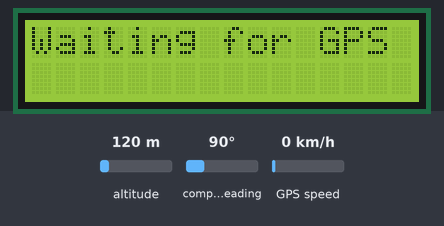
Simulated run of this sketch. Board: Arduino Mega 2560, built with avr-gcc and run on an emulated ATmega2560. On the bench: 16×2 character LCD. Inputs (shaded band) come from the test bench; at power-on: GPS speed 0 km/h, altitude 120 m, compass heading 90°. The GPS gets a fix after 3 s at 37.7749, -122.4194 with 8 satellites; what the sketch prints to the serial monitor is not drawn.

Above: at 1.2 s.
1.3 s: GPS speed set to 60 km/h
At 3.5 s:
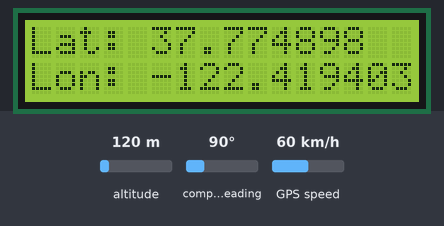
4.6 s: altitude set to 20 m
8.6 s: compass heading set to 180°
Timing chart, 0 to 11.6 s (numbered marks = the images above; inputs shaded):
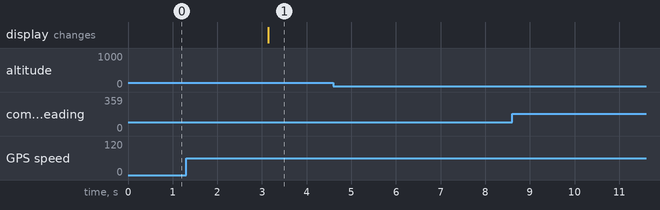

The sketch:

satellite_lcd_gps.ino
```cpp
#include <Wire.h>
#include <LiquidCrystal_I2C.h>
#include <TinyGPS++.h>

TinyGPSPlus gps; // Create an instance of TinyGPS++

const int satelliteTX = 7; // Define the pin for Satellite TX
const int satelliteRX = 6; // Define the pin for Satellite RX

LiquidCrystal_I2C lcd(0x27, 2, POSITIVE); // 0x3F or 0x20

void setup() {
  Serial.begin(9600); // Initialize the Serial Monitor
  Serial1.begin(9600); // Initialize the GPS module Serial connection
  Serial2.begin(9600); // Initialize Satellite communication Serial

  lcd.begin(16, 2, LCD_5x8DOTS);
  lcd.backlight();
  lcd.setCursor(0, 0);
  lcd.print("Waiting for GPS");
}

void loop() {
  while (Serial1.available() > 0) { // Read data from GPS
    char c = Serial1.read();
    if (gps.encode(c)) {
      displayGPSInfo();
      sendGPSDataToSatellite();
    }
  }
}

void displayGPSInfo() { // Display GPS data on the LCD
  if (gps.location.isValid()) {
    lcd.clear();
    lcd.setCursor(0, 0);
    lcd.print("Lat: ");
    lcd.print(gps.location.lat(), 6);
    lcd.setCursor(0, 1);
    lcd.print("Lon: ");
    lcd.print(gps.location.lng(), 6);
    delay(2000);
  } else {
    lcd.clear();
    lcd.setCursor(0, 0);
    lcd.print("Waiting for GPS");
  }
}

void sendGPSDataToSatellite() { // Send GPS data via the satellite module
  if (gps.location.isValid()) {
    String gpsData = "Lat: " + String(gps.location.lat(), 6) +
                     ", Lon: " + String(gps.location.lng(), 6);

    Serial2.println(gpsData);  // Send data to the satellite module
    Serial.println("GPS Data Sent to Satellite: " + gpsData);
  } else {
    Serial.println("No valid GPS data to send.");
  }
}
```

Measured:
- after the input at 4.6 s, every drawn part: stays the same
- after the input at 8.6 s, every drawn part: stays the same
